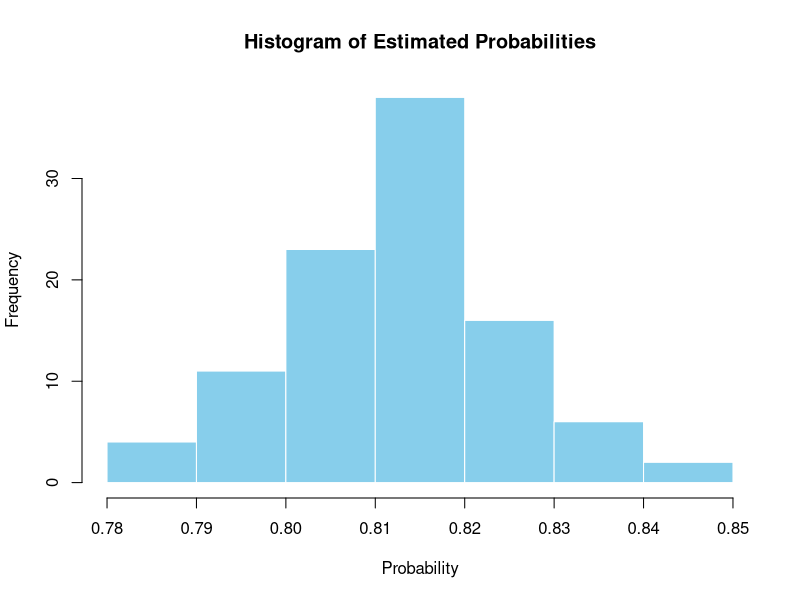

This chart was generated by the following R code:
## ---- chunk 1
set.seed(123) # Set a seed for reproducibility
## ---- chunk 2
# Define function to simulate the birthday problem
birthday_simulation <- function(class_size) {
  birthdays <- sample(1:365, class_size, replace = TRUE)
  any(duplicated(birthdays)) # Check if there are duplicates
}

# Run the simulation 100 times and save probabilities in a vector
num_simulations <- 100
class_size <- 35
probabilities <- numeric(num_simulations)

for (i in 1:num_simulations) {
  # Run 1000 simulations to estimate the probability for each iteration
  num_duplicates <- replicate(1000, birthday_simulation(class_size))
  probabilities[i] <- mean(num_duplicates)
}

# Print the mean of the probabilities
mean_prob <- mean(probabilities)
cat("Mean =", mean_prob, "\n")

# Plot a histogram of the probabilities
hist(probabilities, main = "Histogram of Estimated Probabilities",
     xlab = "Probability", col = "skyblue", border = "white")

# Calculate a 95% confidence interval
conf_interval <- quantile(probabilities, probs = c(0.025, 0.975))
cat("95% Confidence Interval = [", conf_interval[1], ", ", conf_interval[2], "]\n")
## ---- chunk 3
EV= mean_prob*26-(1-mean_prob)*26
print(paste("ev=",EV))
## ---- chunk 4
FAIR=(mean_prob)/(1-mean_prob)
print(paste("fairbet=",FAIR))
